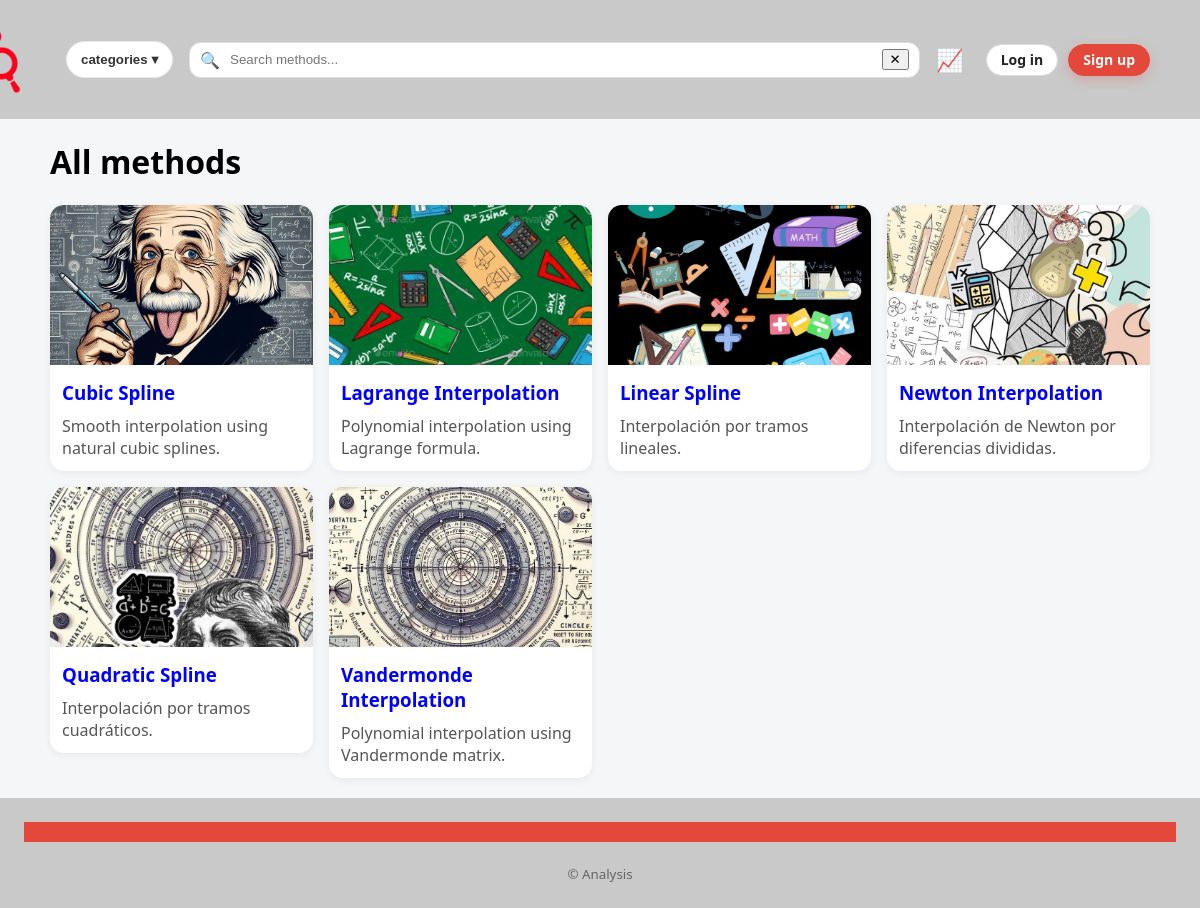
/category/interpolation/, run on an earlier commit of the app's database.
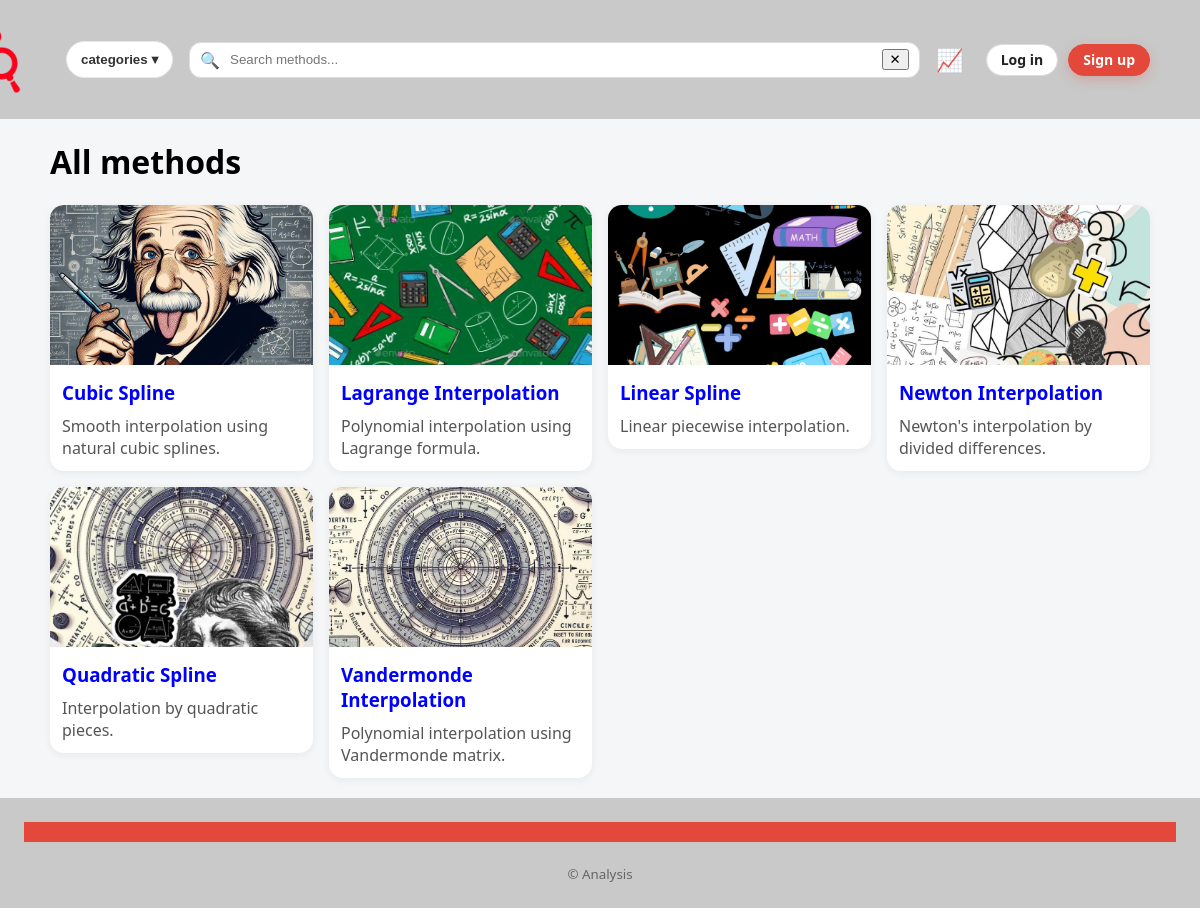
And on a later commit of the database.
### methods/models.py (models this page shows, shortened)
class Method(models.Model):
    KIND_CHOICES = [
        ("bisection", "Bisection"),
        ("newton", "Newton-Raphson"),
        ("secant", "Secant"),
        ("fixed_point", "Fixed Point"),
        ("false_position", "False Position"),
        ("incremental_search", "Incremental Search"),
        ("multiple_roots", "Multiple Roots"),
        ("pivot_partial", "Partial Pivoting"),
        ("pivot_total", "Total Pivoting"),
        ("gaussian_elimination", "Gaussian Elimination"),
        ("jacobi", "Jacobi"),
        ("gauss_seidel", "Gauss-Seidel"),
        ("sor", "SOR"),
        ("crout", "Crout Factorization"),
        ("doolittle", "Doolittle Factorization"),
        ("cholesky", "Cholesky Factorization"),
        ("lu_simple", "Simple LU Factorization"),
        ("lu_pivot", "Pivoting LU Factorization"),
        ("lagrange", "Lagrange Interpolation"),
        ("vandermonde", "Vandermonde Interpolation"),
        ("newton_interpolation", "Newton Interpolation"),
        ("spline_linear", "Linear Spline"),
        ("spline_quadratic", "Quadratic Spline"),
        ("spline_cubic", "Cubic Spline"),
    ]
    name = models.CharField(max_length=120)
    slug = models.SlugField(max_length=130, unique=True)
    description = models.TextField(blank=True)
    category = models.ForeignKey(Category, on_delete=models.SET_NULL, null=True, blank=True)
    image = models.ImageField(upload_to="methods/", blank=True, null=True)
    is_featured = models.BooleanField(default=True)
    kind = models.CharField(max_length=30, choices=KIND_CHOICES)
    class Meta:
        ordering = ["name"]

### methods/views/views_core.py (the view)
# urls.py: path("category/<slug:slug>/", core.category_view, name="category"),
def category_view(request, slug):
    ctx = _common_ctx()
    cat = get_object_or_404(Category, slug=slug)
    ctx["category"] = cat
    ctx["methods"] = Method.objects.filter(category=cat).order_by("name")
    return render(request, "methods/list.html", ctx)

### methods/context_processors.py (called while the page is built)
def method_categories(request):
    try:
        categories = Category.objects.all()
    except Exception:
        categories = []
    return {"categories": categories}

### methods/views/views_core.py (called while the page is built)
def _common_ctx():
    return {"categories": Category.objects.all().order_by("name")}

### methods/templates/methods/list.html (shortened to what this page needs)
{% extends "base.html" %}{% load i18n static %}
{% block content %}
<h1>{% trans "All methods" %}</h1>
<div class="methods-grid">
  {% for m in methods %}
  <a class="method-link" href="{% url 'methods:detail' m.slug %}">
    <div class="product-card small">
      {% if m.image %}<img src="{{ m.image.url }}" alt="{{ m.name }}">{% else %}
      <img src="{% static 'img/placeholder.png' %}" alt="">
      {% endif %}
      <h3>{{ m.name }}</h3>
      <p>{{ m.description|truncatewords:16 }}</p>
    </div>
  </a>
  {% empty %}
    <p>{% trans "No methods found." %}</p>
  {% endfor %}
</div>
{% endblock %}

What changed in the data, as far as the page shows it:
changed Method "Linear Spline": description "Interpolación por tramos lineales." → "Linear piecewise interpolation."
changed Method "Newton Interpolation": description "Interpolación de Newton por diferencias divididas." → "Newton's interpolation by divided differences."
changed Method "Quadratic Spline": description "Interpolación por tramos cuadráticos." → "Interpolation by quadratic pieces."
